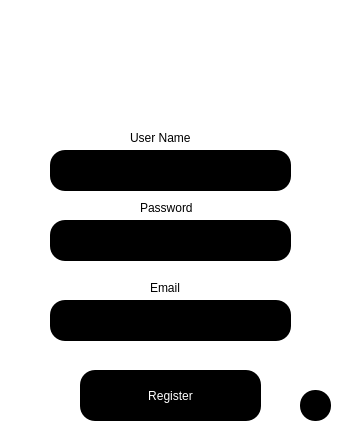
<?xml version="1.0" encoding="UTF-8"?>
<ui version="4.0">
 <class>inicializador_register</class>
 <widget class="QWidget" name="inicializador_register">
  <property name="geometry">
   <rect>
    <x>0</x>
    <y>0</y>
    <width>339</width>
    <height>436</height>
   </rect>
  </property>
  <property name="windowTitle">
   <string>Manager Password</string>
  </property>
  <property name="windowIcon">
   <iconset>
    <normaloff>../img/Clowns_Password.ico</normaloff>../img/Clowns_Password.ico</iconset>
  </property>
  <property name="styleSheet">
   <string notr="true">background-color: rgb(255, 255, 255);</string>
  </property>
  <widget class="QLabel" name="label_2">
   <property name="geometry">
    <rect>
     <x>130</x>
     <y>130</y>
     <width>71</width>
     <height>16</height>
    </rect>
   </property>
   <property name="styleSheet">
    <string notr="true">font: 75 11pt &quot;Fixedsys&quot;;</string>
   </property>
   <property name="text">
    <string>User Name</string>
   </property>
  </widget>
  <widget class="QLabel" name="label_3">
   <property name="geometry">
    <rect>
     <x>140</x>
     <y>200</y>
     <width>71</width>
     <height>16</height>
    </rect>
   </property>
   <property name="styleSheet">
    <string notr="true">font: 75 11pt &quot;Fixedsys&quot;;</string>
   </property>
   <property name="text">
    <string>Password</string>
   </property>
  </widget>
  <widget class="QPushButton" name="carregando_dados_register">
   <property name="geometry">
    <rect>
     <x>80</x>
     <y>370</y>
     <width>181</width>
     <height>51</height>
    </rect>
   </property>
   <property name="styleSheet">
    <string notr="true">border-radius:15px;
color: rgb(255, 255, 255);
background-color: rgb(0, 0, 0);
font: 75 11pt &quot;Fixedsys&quot;;</string>
   </property>
   <property name="text">
    <string>Register</string>
   </property>
  </widget>
  <widget class="QLineEdit" name="input_novo_user_name">
   <property name="geometry">
    <rect>
     <x>50</x>
     <y>150</y>
     <width>241</width>
     <height>41</height>
    </rect>
   </property>
   <property name="styleSheet">
    <string notr="true">border-radius:15px;
color: rgb(255, 255, 255);
background-color: rgb(0, 0, 0);
font: 75 11pt &quot;Fixedsys&quot;;</string>
   </property>
  </widget>
  <widget class="QLineEdit" name="input_novo_password">
   <property name="geometry">
    <rect>
     <x>50</x>
     <y>220</y>
     <width>241</width>
     <height>41</height>
    </rect>
   </property>
   <property name="styleSheet">
    <string notr="true">border-radius:15px;
color: rgb(255, 255, 255);
background-color: rgb(0, 0, 0);
font: 75 11pt &quot;Fixedsys&quot;;</string>
   </property>
  </widget>
  <widget class="QLineEdit" name="input_email">
   <property name="geometry">
    <rect>
     <x>50</x>
     <y>300</y>
     <width>241</width>
     <height>41</height>
    </rect>
   </property>
   <property name="styleSheet">
    <string notr="true">border-radius:15px;
color: rgb(255, 255, 255);
background-color: rgb(0, 0, 0);
font: 75 11pt &quot;Fixedsys&quot;;</string>
   </property>
  </widget>
  <widget class="QLabel" name="label_4">
   <property name="geometry">
    <rect>
     <x>150</x>
     <y>280</y>
     <width>41</width>
     <height>16</height>
    </rect>
   </property>
   <property name="styleSheet">
    <string notr="true">font: 75 11pt &quot;Fixedsys&quot;;</string>
   </property>
   <property name="text">
    <string>Email</string>
   </property>
  </widget>
  <widget class="QPushButton" name="user_voltar">
   <property name="geometry">
    <rect>
     <x>300</x>
     <y>390</y>
     <width>31</width>
     <height>31</height>
    </rect>
   </property>
   <property name="styleSheet">
    <string notr="true">border-radius:15px;
color: rgb(255, 255, 255);
background-color: rgb(0, 0, 0);
font: 75 11pt &quot;Fixedsys&quot;;
</string>
   </property>
   <property name="text">
    <string/>
   </property>
   <property name="icon">
    <iconset>
     <normaloff>../img/seta.png</normaloff>../img/seta.png</iconset>
   </property>
  </widget>
  <widget class="QLabel" name="label">
   <property name="geometry">
    <rect>
     <x>110</x>
     <y>10</y>
     <width>111</width>
     <height>111</height>
    </rect>
   </property>
   <property name="text">
    <string/>
   </property>
   <property name="pixmap">
    <pixmap>../img/Clowns_Password_png.png</pixmap>
   </property>
   <property name="scaledContents">
    <bool>true</bool>
   </property>
  </widget>
 </widget>
 <resources/>
 <connections/>
</ui>
